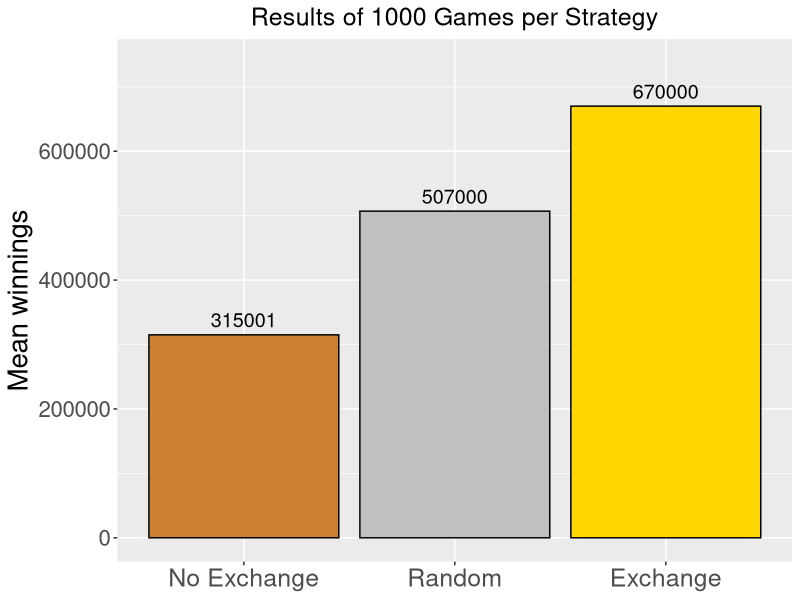

This chart was generated by the following R code:
## ---- chunk 1

# Player chooses a box and sticks with his choice

game_no_box_change = function(){  
  box = c(1, 1, 1000000)  
  random_choice = sample(1:3, size= 1) 
  chosen_box = box[random_choice] 
  remaining_boxes = box[-random_choice] 
  return(chosen_box)  
}

## ---- chunk 2

# Of the two remaining boxes, the presenter opens a box containing a dime 

game_box_exchange = function(){
  box = c(1, 1, 1000000)
  random_choice = sample(1:3, size= 1)
  remaining_boxes = box[-random_choice]
  if (length(which(remaining_boxes == 1)) == 1){
    chosen_box = remaining_boxes[-which(remaining_boxes == 1)]
  }
  else {
    chosen_box = remaining_boxes[-which(remaining_boxes == 1)[sample(1:2,1)]]
  }
  return(chosen_box)
}

## ---- chunk 3
# Player chooses to keep the box chosen at the beginning or switch to the remaining box, a random choice

game_random_remain_pick = function(){   
  random_choice = sample(1:2, size= 1)    
  if (random_choice == 1) {game_box_exchange()}
  else {game_no_box_change()}
}
## ---- chunk 4

# Repeat 1000 games

N <- 1000

mean_game_no_box_change <- mean(replicate(N, game_no_box_change()))
mean_game_random_remain_pick <- mean(replicate(N, game_random_remain_pick()))
mean_game_box_exchange <- mean(replicate(N, game_box_exchange()))

means <- c("No Exchange" = mean_game_no_box_change,
              "Random" = mean_game_random_remain_pick,
              "Exchange" = mean_game_box_exchange)

means
## ---- chunk 5
#| echo: true
#| fig-height: 5
#| fig-align: center


library(ggplot2)
df_means <- data.frame(
  Strategy = factor(names(means), levels = names(means)),
  Mean     = as.numeric(means)
)

ggplot(df_means, aes(x = Strategy, y = Mean, fill = Strategy)) +
  geom_col(color = "black") +
  geom_text(aes(label = round(Mean)), vjust = -0.5, size = 5) +
  scale_fill_manual(values = c("No Exchange" = "#CD7F32",
                               "Random"    = "#C0C0C0",
                               "Exchange"    = "#FFD700")) +
  scale_y_continuous(
    labels = function(x) format(x, scientific = FALSE, big.mark = ""),
    limits = c(0, max(df_means$Mean) * 1.1)
  ) +
  labs(
    title = "Results of 1000 Games per Strategy",
    y = "Mean winnings",
    x = NULL
  ) +
  theme(
    legend.position = "none",
    plot.title = element_text(size = 18, hjust = 0.5),
    axis.title.y = element_text(size = 20),
    axis.text.x  = element_text(size = 18),
    axis.text.y  = element_text(size = 16)
  )
